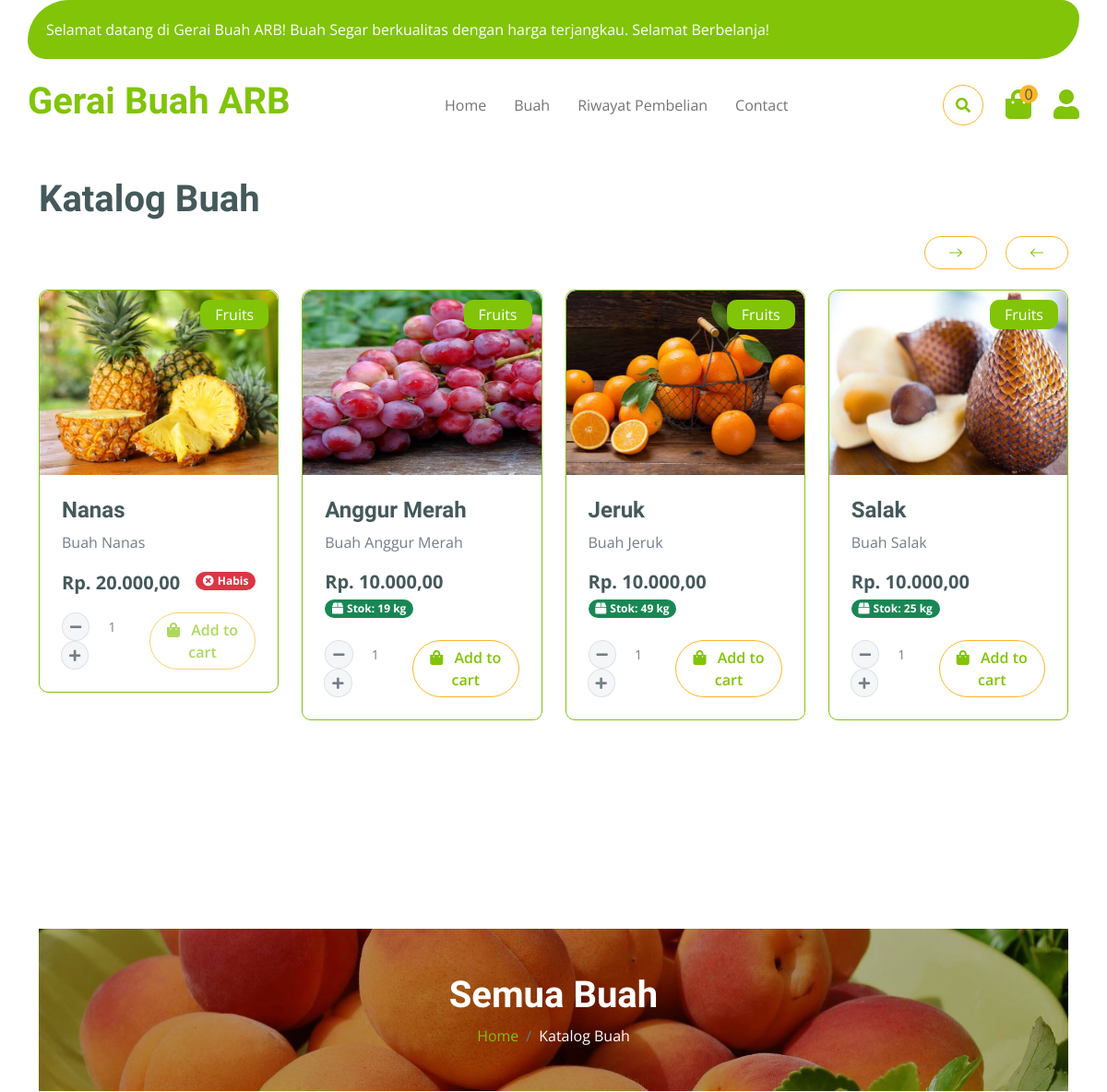
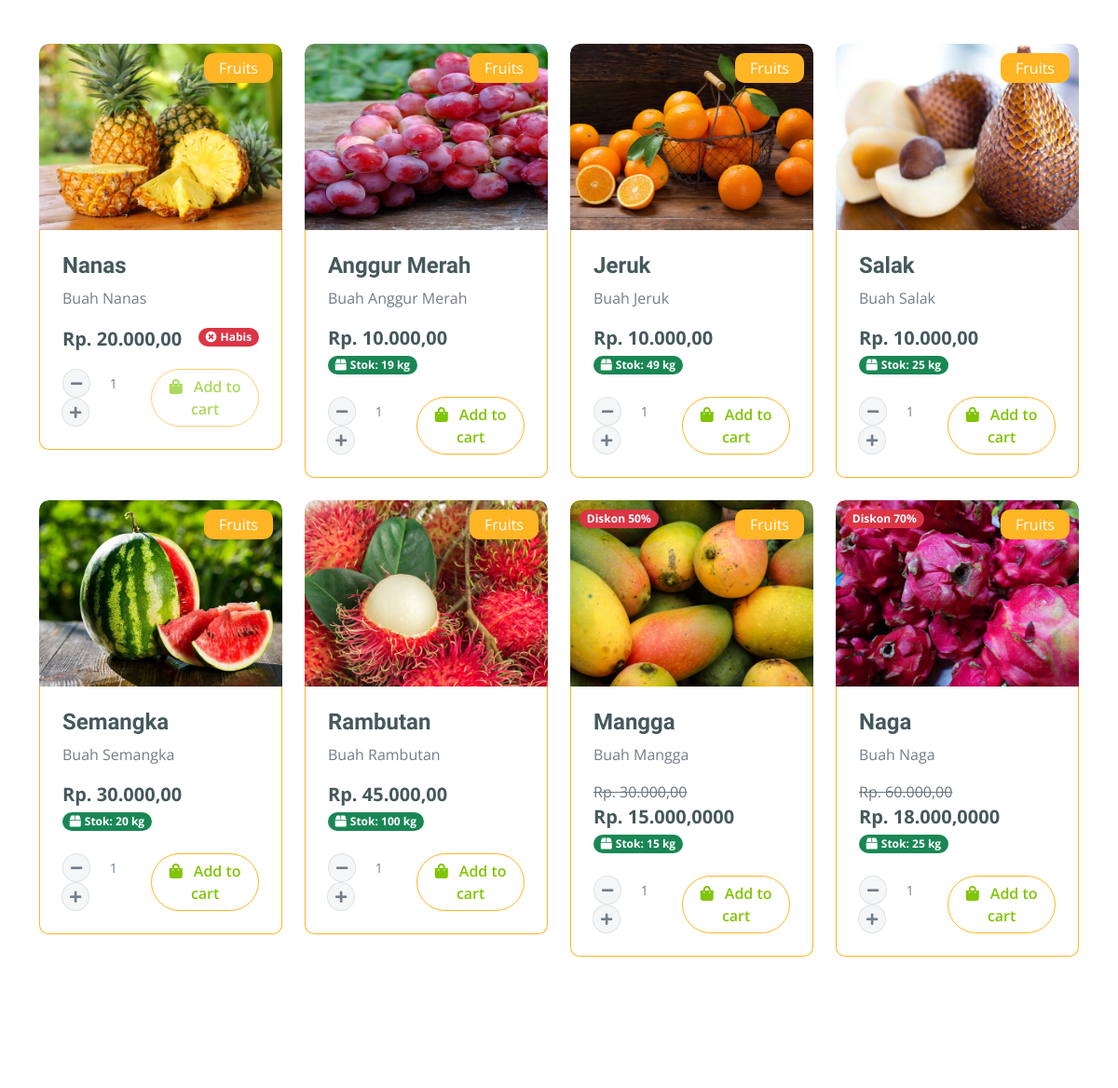
Page /shop/ (upper part) on the earlier database version (2 pictures, top to bottom).
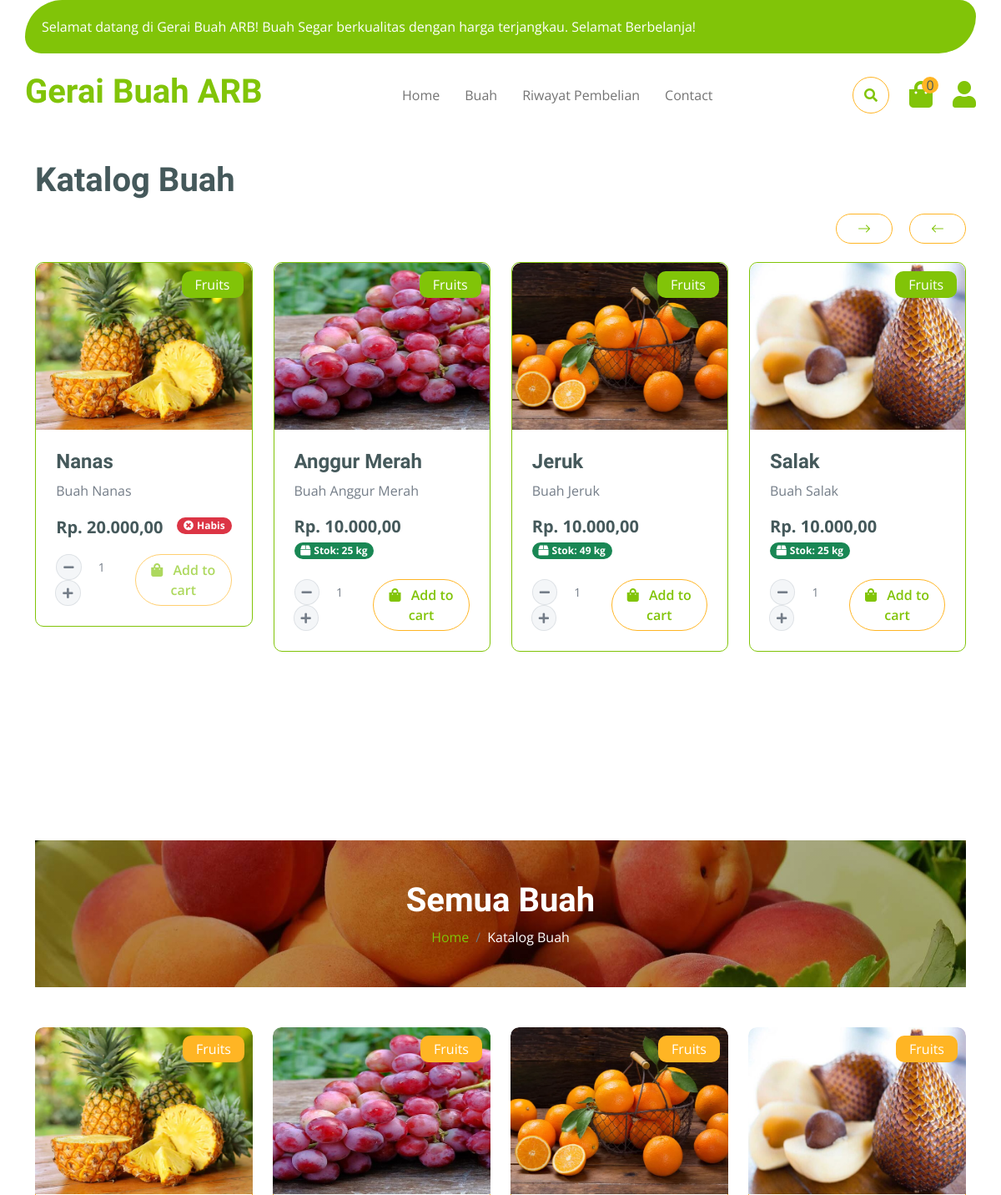
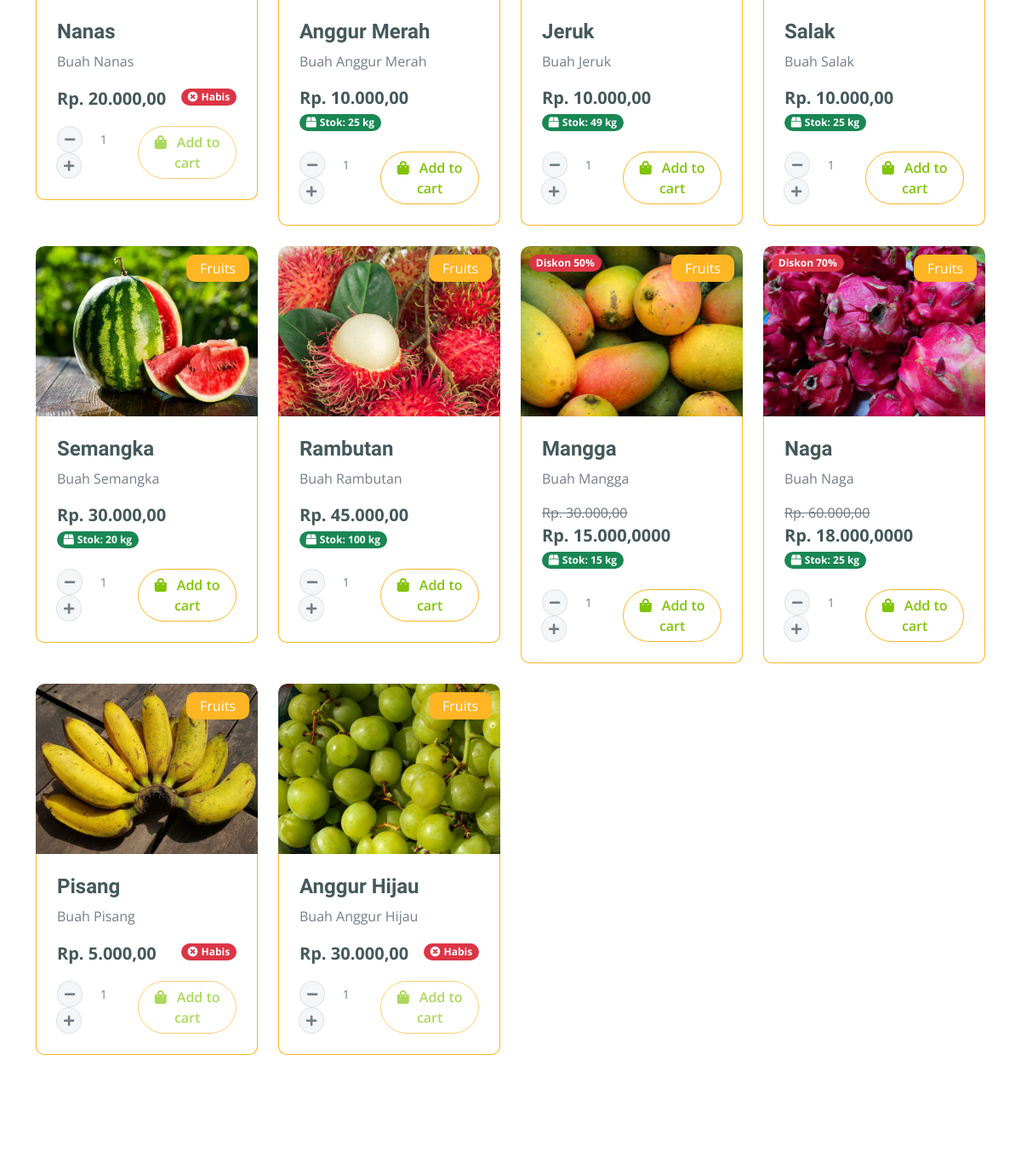
Same page on the later database version (2 pictures, top to bottom).
### core/models.py (models this page shows, shortened)
class Buah(models.Model):
    idBuah = models.AutoField(primary_key=True)
    namaBuah = models.CharField(max_length=50)
    fotoBuah = models.ImageField(upload_to='buah_images/')
    hargaBuah = models.DecimalField(max_digits=8, decimal_places=2)  # dalam ribu rupiah
    deskripsiBuah = models.TextField()
    diskon = models.DecimalField(max_digits=3, decimal_places=2, default=0, null=True, blank=True)  # dalam persen
    lamaKesegaraan = models.IntegerField()  # dalam hari max_length=2
    class Meta:
        verbose_name_plural = "Buah"
    @property
    def stokBuah(self):
        return sum(
            detailPengadaan.kuantitas for detailPengadaan in self.detail_pengadaan.filter(status=True)
        )

class DetailPengadaan(models.Model):
    idDetailPengadaan = models.AutoField(primary_key=True)
    idPengadaan = models.ForeignKey(Pengadaan, on_delete=models.CASCADE)
    idBuah = models.ForeignKey(Buah, on_delete=models.CASCADE, related_name="detail_pengadaan")
    kuantitas = models.IntegerField()  # max_length=4
    subHarga = models.DecimalField(max_digits=9, decimal_places=2)  # dalam ribu rupiah
    tanggalMasuk = models.DateField(auto_now_add=True)
    status = models.BooleanField(default='True')
    class Meta:
        verbose_name_plural = "Detail Pengadaan"

### core/views.py (the view)
# urls.py: path('shop/', views.buah, name='buah'),
def buah(request):
    query = request.GET.get('q', '').strip()
    if query:
        buah_list = Buah.objects.filter(namaBuah__icontains=query)
    else:
        buah_list = Buah.objects.all()
    for b in buah_list:
        if b.diskon:
            b.harga_setelah_diskon = b.hargaBuah - (b.hargaBuah * b.diskon)
            b.diskon_persen = int(b.diskon * 100)
        else:
            b.harga_setelah_diskon = b.hargaBuah
            b.diskon_persen = 0
    return render(request, 'core/buah.html', {'buah_list': buah_list, 'search_query': query})

### core/context_processors.py (called while the page is built, shortened)
def kesegaran_alert(request):
    kritis_buah = []
    peringatan_buah = []
    total_alerts = 0
    default_context = {
        'kritis_buah': kritis_buah,
        'peringatan_buah': peringatan_buah,
        'total_alerts': total_alerts,
    }
    if not request.user.is_authenticated or not request.user.is_staff:
        return default_context

### core/templates/core/buah.html (shortened to what this page needs)
{% extends "core/index.html" %}
{% load static %}
{% load humanize %}
{% block content %}
<div class="container-fluid fruite vesitable py-5">
  <div class="container py-5 mt-5">
    <h1 class="mb-4 mt-5">Katalog Buah</h1>
    <div class="owl-carousel vegetable-carousel justify-content-center">
      {% for b in buah_list %}
      <div
        class="border border-primary rounded position-relative vesitable-item"
      >
        <div class="vesitable-img position-relative">
          <img
            src="{{ b.fotoBuah.url }}"
            class="img-fluid w-100 rounded-top"
            alt="{{ b.namaBuah }}"
            style="width: 600px; height: 200px; object-fit: cover;"
          />
        </div>
        <div
          class="text-white bg-primary px-3 py-1 rounded position-absolute"
          style="top: 10px; right: 10px"
        >
          Fruits
        </div>
        <div class="p-4 rounded-bottom">
          <h4>{{ b.namaBuah }}</h4>
          <p>{{ b.deskripsiBuah }}</p>
          <div class="d-flex justify-content-between flex-lg-wrap align-items-center">
            <div>
              {% if b.diskon_persen > 0 %}
              <p class="mb-0 text-muted text-decoration-line-through">
                Rp. {{ b.hargaBuah|intcomma }}
              </p>
              <p class="mb-0 text-dark fs-5 fw-bold">
                Rp. {{ b.harga_setelah_diskon|intcomma }}
              </p>
              {% else %}
              <p class="text-dark fs-5 fw-bold mb-0">
                Rp. {{ b.hargaBuah|intcomma }}
              </p>
              {% endif %}
            </div>
            <div class="mb-2">
              {% if b.stokBuah > 0 %}
                <span class="badge bg-success"><i class="fas fa-box me-1"></i>Stok: {{ b.stokBuah }} kg</span>
              {% else %}
                <span class="badge bg-danger"><i class="fas fa-times-circle me-1"></i>Habis</span>
              {% endif %}
            </div>
          <div class="mt-3">
            <form action="{% url 'tambah_ke_keranjang' b.idBuah %}" method="POST">
              <div class="d-flex align-items-center justify-content-between">
                <div class="input-group quantity" style="width: 130px;">
                  <div class="input-group-btn">
                    <button type="button" class="btn btn-sm btn-minus rounded-circle bg-light border" onclick="event.preventDefault(); event.stopImmediatePropagation(); var inp = this.closest('.quantity').querySelector('input'); var val = parseInt(inp.value); if(val > 1) { inp.value = val - 1; }">
                      <i class="fa fa-minus"></i>
                    </button>
                  </div>
                  <input type="number" name="qty" class="form-control form-control-sm text-center border-0 bg-transparent" value="1" min="1" max="{{ b.stokBuah }}" style="box-shadow: none; min-width: 60px; text-align: center; padding: 5px;">
                  <div class="input-group-btn">
                    <button type="button" class="btn btn-sm btn-plus rounded-circle bg-light border" onclick="event.preventDefault(); event.stopImmediatePropagation(); var inp = this.closest('.quantity').querySelector('input'); var val = parseInt(inp.value); var max = parseInt(inp.max) || 9999; if(val < max) { inp.value = val + 1; }">
                      <i class="fa fa-plus"></i>
                    </button>
                  </div>
                </div>
                <button type="submit" class="btn border border-secondary rounded-pill px-3 text-primary" {% if b.stokBuah <= 0 %}disabled{% endif %}>
                  <i class="fa fa-shopping-bag me-2 text-primary"></i> Add to cart
                </button>
              </div>
            </form>
          </div>
          </div>
        </div>
      </div>
      {% endfor %}
    </div>
    <div class="container-fluid page-header py-5 mt-5">
      <h1 class="text-center text-white display-6">Semua Buah</h1>
      <ol class="breadcrumb justify-content-center mb-0">
        <li class="breadcrumb-item"><a href="{%  url 'index' %}">Home</a></li>
        <li class="breadcrumb-item active text-white">Katalog Buah</li>
      </ol>
    </div>
    <div class="tab-content mt-5">
      <div id="tab-1" class="tab-pane fade show p-0 active">
        <div class="row g-4">
          <div class="col-lg-12">
            <div class="row g-4">
              {% for b in buah_list %}
              <div class="col-md-6 col-lg-4 col-xl-3">
                <div class="rounded position-relative fruite-item">
                  <div class="fruite-img position-relative">
                    <img
                      src="{{ b.fotoBuah.url }}"
                      class="img-fluid w-100 rounded-top"
                      alt="{{ b.namaBuah }}"
                      style="width: 600px; height: 200px; object-fit: cover;"
                    />
                    {% if b.diskon_persen > 0 %}
                    <span
                      class="badge bg-danger position-absolute"
                      style="top: 10px; left: 10px;"
                    >
                      Diskon {{ b.diskon_persen }}%
                    </span>
                    {% endif %}
                  </div>
                  <div
                    class="text-white bg-secondary px-3 py-1 rounded position-absolute"
                    style="top: 10px; right: 10px"
                  >
                    Fruits
                  </div>
                  <div
                    class="p-4 border border-secondary border-top-0 rounded-bottom"
                  >
                    <h4>{{ b.namaBuah }}</h4>
                    <p>{{ b.deskripsiBuah }}</p>
                    <div class="d-flex justify-content-between flex-lg-wrap align-items-center">
                      <div>
                        {% if b.diskon_persen > 0 %}
                        <p class="mb-0 text-muted text-decoration-line-through">
                          Rp. {{ b.hargaBuah|intcomma }}
                        </p>
                        <p class="mb-0 text-dark fs-5 fw-bold">
                          Rp. {{ b.harga_setelah_diskon|intcomma }}
                        </p>
                        {% else %}
                        <p class="text-dark fs-5 fw-bold mb-0">
                          Rp. {{ b.hargaBuah|intcomma }}
                        </p>
                        {% endif %}
                      </div>
                      <div class="mb-2">
                        {% if b.stokBuah > 0 %}
                          <span class="badge bg-success"><i class="fas fa-box me-1"></i>Stok: {{ b.stokBuah }} kg</span>
                        {% else %}
                          <span class="badge bg-danger"><i class="fas fa-times-circle me-1"></i>Habis</span>
                        {% endif %}
                      </div>
                      <div class="mt-3 w-100">
                        <form action="{% url 'tambah_ke_keranjang' b.idBuah %}" method="POST">
                          <div class="d-flex align-items-center justify-content-between">
                            <div class="input-group quantity" style="width: 130px;">
                              <div class="input-group-btn">
                                <button type="button" class="btn btn-sm btn-minus rounded-circle bg-light border" onclick="event.preventDefault(); event.stopImmediatePropagation(); var inp = this.closest('.quantity').querySelector('input'); var val = parseInt(inp.value); if(val > 1) { inp.value = val - 1; }">
                                  <i class="fa fa-minus"></i>
                                </button>
                              </div>
                              <input type="number" name="qty" class="form-control form-control-sm text-center border-0 bg-transparent" value="1" min="1" max="{{ b.stokBuah }}" style="box-shadow: none; min-width: 60px; text-align: center; padding: 5px;">
                              <div class="input-group-btn">
                                <button type="button" class="btn btn-sm btn-plus rounded-circle bg-light border" onclick="event.preventDefault(); event.stopImmediatePropagation(); var inp = this.closest('.quantity').querySelector('input'); var val = parseInt(inp.value); var max = parseInt(inp.max) || 9999; if(val < max) { inp.value = val + 1; }">
                                  <i class="fa fa-plus"></i>
                                </button>
                              </div>
                            </div>
                            <button type="submit" class="btn border border-secondary rounded-pill px-3 text-primary" {% if b.stokBuah <= 0 %}disabled{% endif %}>
                              <i class="fa fa-shopping-bag me-2 text-primary"></i> Add to cart
                            </button>
                          </div>
                        </form>
                      </div>
                    </div>
                  </div>
                </div>
              </div>
              {% endfor %}
            </div>
          </div>
        </div>
      </div>
    </div>
  </div>
</div>
{% endblock content %}

### core/templates/core/index.html (shortened to what this page needs)
{% load static %}
<!DOCTYPE html>
<html lang="en">
  <head>
    <link
      rel="stylesheet"
      href="https://use.fontawesome.com/releases/v5.15.4/css/all.css"
    />
    <link
      href="https://cdn.jsdelivr.net/npm/bootstrap-icons@1.4.1/font/bootstrap-icons.css"
      rel="stylesheet"
    />
    <link
      href="{% static 'lib/lightbox/css/lightbox.min.css' %}"
      rel="stylesheet"
    />
    <link
      href="{% static 'lib/owlcarousel/assets/owl.carousel.min.css' %}"
      rel="stylesheet"
    />
    <link href="{% static 'css/bootstrap.min.css' %}" rel="stylesheet" />
    <link href="{% static 'css/style.css' %}" rel="stylesheet" />
  </head>
  <body>
    <div class="container-fluid fixed-top mb-5">
      <div class="container topbar bg-primary d-none d-lg-block">
        <div class="d-flex justify-content-between">
            <marquee behavior="scroll" direction="left" class="text-white ">
        Selamat datang di Gerai Buah ARB! Buah Segar berkualitas dengan harga terjangkau.
        Selamat Berbelanja!
      </marquee>
        </div>
      </div>
      <div class="container px-0">
        <nav class="navbar navbar-light bg-white navbar-expand-xl">
          <a href="{% url 'index' %}" class="navbar-brand"
            ><h1 class="text-primary display-6">Gerai Buah ARB</h1></a
          >
          <div class="collapse navbar-collapse bg-white" id="navbarCollapse">
            <div class="navbar-nav mx-auto">
              <a href="{% url 'index' %}" class="nav-item nav-link">Home</a>
              <a href="{% url 'buah' %}" class="nav-item nav-link">Buah</a>
              <a href="{% url 'shop-detail' %}" class="nav-item nav-link"
                >Riwayat Pembelian</a
              >
              <a href="{% url 'kontak' %}" class="nav-item nav-link">Contact</a>
            </div>
            <div class="d-flex m-3 me-0">
              <button
                class="btn-search btn border border-secondary btn-md-square rounded-circle bg-white me-4"
                data-bs-toggle="modal"
                data-bs-target="#searchModal"
              >
                <i class="fas fa-search text-primary"></i>
              </button>
              <a
                href="{% url 'keranjang' %}"
                class="position-relative me-4 my-auto"
              >
                <i class="fa fa-shopping-bag fa-2x"></i>
                <span
                  class="position-absolute bg-secondary rounded-circle d-flex align-items-center justify-content-center text-dark px-1"
                  style="top: -5px; left: 15px; height: 20px; min-width: 20px"
                  >{{ request.session.cart|length|default:0 }}</span
                >
              </a>
              {% if request.session.pelanggan_id %}
                <span class="my-auto me-3">Halo, {{ request.session.nama_pelanggan }}</span>
                <a href="{% url 'logout_pelanggan' %}" class="btn btn-outline-secondary rounded-pill my-auto px-3 py-1">
                  Logout
                </a>
              {% else %}
                <a href="{% url 'auth' %}" class="my-auto">
                  <i class="fas fa-user fa-2x"></i>
                </a>
              {% endif %}
            </div>
          </div>
        </nav>
      </div>
    </div>
    {% block content %}{% endblock content %}
  </body>
</html>

### static/css/style.css (style rules this page uses)
.btn { font-weight: 600; transition: .5s; }
.btn-md-square { width: 44px; height: 44px; }
.btn-square, .btn-sm-square, .btn-md-square, .btn-lg-square { padding: 0; display: flex; align-items: center; justify-content: center; font-weight: normal; }
.btn.border-secondary { transition: 0.5s; }
.fixed-top { transition: 0.5s; background: var(--bs-white); border: 0; }
.topbar { padding: 20px; border-radius: 230px 100px; }
.navbar .navbar-nav .nav-link { padding: 10px 15px; font-size: 16px; transition: .5s; }
.navbar { height: 100px; border-bottom: 1px solid rgba(255, 255, 255, .1); }
.page-header { position: relative; background: linear-gradient(rgba(0, 0, 0, 0.3), rgba(0, 0, 0, 0.3)), url(../img/cart-page-header-img.jpg); background-position: center center; background-repeat: no-repeat; background-size: cover; }
@media (min-width: 992px) { .hero-header, .page-header { margin-top: 152px !important; } }
.fruite .fruite-item { height: 100%; transition: 0.5s; }
.fruite .fruite-item .fruite-img { overflow: hidden; transition: 0.5s; border-radius: 10px 10px 0 0; }
.fruite .fruite-item .fruite-img img { transition: 0.5s; }
.vesitable .vesitable-item { height: 100%; transition: 0.5s; }
.vesitable .vesitable-item .vesitable-img { overflow: hidden; transition: 0.5s; border-radius: 10px 10px 0 0; }
.vesitable .vesitable-item .vesitable-img img { transition: 0.5s; }

Differences in the rows shown:
computed for Buah "Anggur Merah": stokBuah "19" → "25"
added Buah: fotoBuah (picture), namaBuah "Pisang", deskripsiBuah "Buah Pisang", hargaBuah "5.000,00", shows "Habis", shown under "Semua Buah"
added Buah: fotoBuah (picture), namaBuah "Anggur Hijau", deskripsiBuah "Buah Anggur Hijau", hargaBuah "30.000,00", shows "Habis", shown under "Semua Buah"
